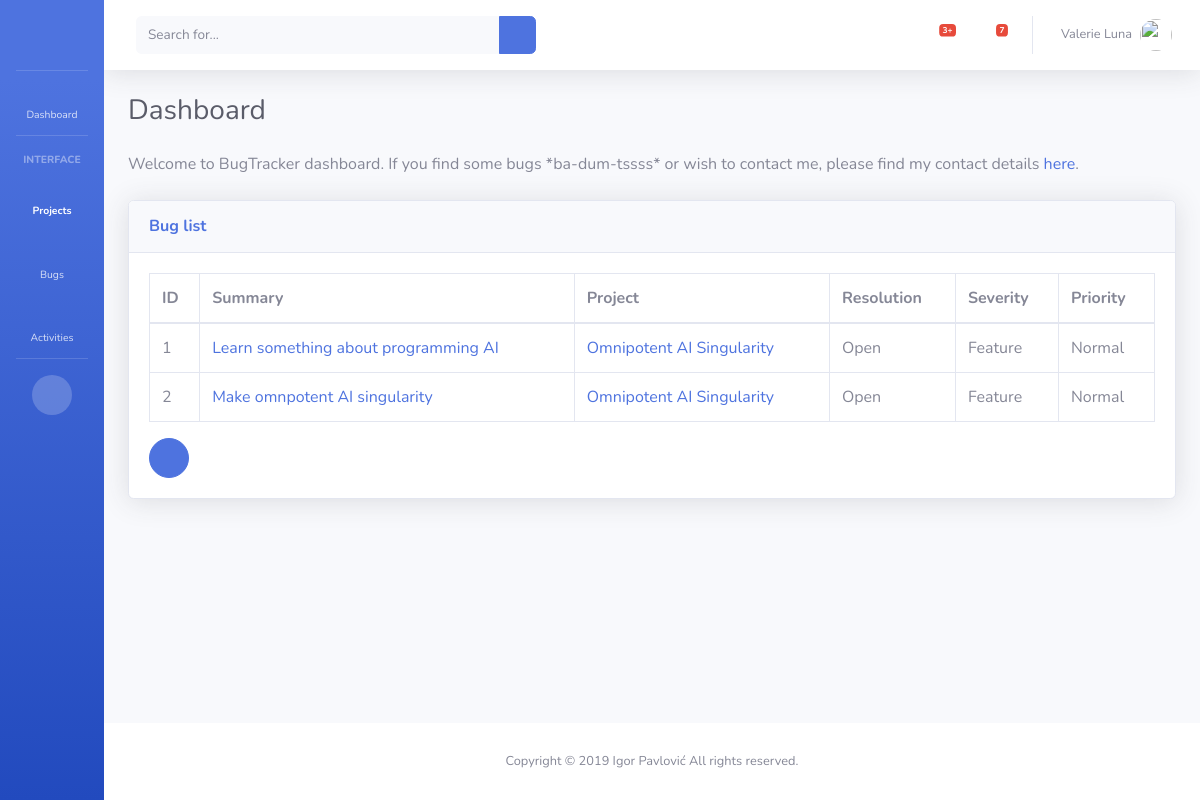
Screenshot of / (signed in) with the database file from the repository.
### bug/models.py (models this page shows, shortened)
class Bug(models.Model):
    CATEGORY = [
        ('FRONT', 'Frontend'),
        ('BACK', 'Backend'),
        ('OTHER', 'Other'),
    ]
    VIEW_STATUS = [
        ('1', 'Public'),
        ('0', 'Private'),
    ]
    PRIORITY = [
        ('0', 'None'),
        ('1', 'Low'),
        ('2', 'Normal'),
        ('3', 'High'),
        ('4', 'Urgent'),
        ('5', 'Immediate'),
    ]
    RESOLUTION = [
        ('0', 'Open'),
        ('1', 'Reopened'),
        ('2', 'Unable to reproduce'),
        ('3', 'Closed'),
        ('4', 'Suspended'),
    ]
    SEVERITY = [
        ('0', 'Feature'),
        ('1', 'Trivial'),
        ('2', 'Text'),
        ('3', 'Tweak'),
        ('4', 'Minor'),
        ('5', 'Major'),
        ('6', 'Crash'),
        ('7', 'Block'),
    ]
    category     = models.CharField(max_length=10, choices=CATEGORY, default='OTHER')
    view_status  = models.CharField(max_length=1, choices=VIEW_STATUS, default='1')
    priority     = models.CharField(max_length=1, choices=PRIORITY, default='0')
    resolution   = models.CharField(max_length=1, choices=RESOLUTION, default='0')
    severity     = models.CharField(max_length=1, choices=SEVERITY, default='0')
    created_on   = models.DateTimeField(auto_now_add=True)
    updated_on   = models.DateTimeField(auto_now=True)
    author       = models.ForeignKey(settings.AUTH_USER_MODEL, null=True, on_delete=models.SET_NULL, related_name='bugs_author')
    assigned_to  = models.ForeignKey(settings.AUTH_USER_MODEL, blank=True, null=True, on_delete=models.SET_NULL, related_name="bugs_assigned_to")
    project      = models.ForeignKey(Project, on_delete=models.CASCADE, related_name="projects")
    summary      = models.CharField(max_length=120)
    description  = models.TextField(null=True, blank=True)
    objects      = BugManager()
    def get_absolute_url(self):
        return f"/bug/{self.id}"

### project/models.py (models this page shows, shortened)
class Project(models.Model):
    name         = models.CharField(max_length=70)
    description  = models.TextField()
    author       = models.ForeignKey(settings.AUTH_USER_MODEL, null=True, on_delete=models.SET_NULL, related_name='project_authors')
    created_on   = models.DateTimeField(auto_now_add=True)
    updated_on   = models.DateTimeField(auto_now=True)
    def __str__(self):
        return f"{self.name}"
    def get_absolute_url(self):
        return f"/project/{self.id}"

### bugtracker/views.py (the view)
# urls.py: path('', home_page),
def home_page(request):
    query = Bug.objects.all()
    template = "home.html"
    context = {
                "appname_lower": "bug",
                "appname_caps": "Bug",
                "page_heading": "Dashboard",
                "page_title": "Bug list",
                "query": query,
                }
    return render(request, template, context)

### bug/models.py (called while the page is built)
    def get_queryset(self):
        return BugQuerySet(self.model, using=self._db)

### templates/home.html
{% extends "list.html" %}
{% block heading %}
    <h1 class="h3 mb-4 text-gray-800">{{ page_heading }}</h1>
    <p class="mb-4">Welcome to BugTracker dashboard. If you find some bugs *ba-dum-tssss* or wish to contact me, please find my contact details <a target="_blank" href="http://igorpavlovic.com">here</a>.</p>
{% endblock heading %}

### bug/templates/bug/list.html (shortened to what this page needs)
        <div class="table-responsive">
          <table class="table table-bordered" id="dataTable" width="100%" cellspacing="0">
            <thead>
              <tr>
                <th>ID</th>
                <th>Summary</th>
                <th>Project</th>
                <th>Resolution</th>
                <th>Severity</th>
                <th>Priority</th>
              </tr>
            </thead>
            <tbody>
              {% for object in query %}
              <tr>
                <td>{{ object.id }}</td>
                <td><a href="{{ object.get_absolute_url }}">{{ object.summary }}</a></td>
                <td><a href="{{ object.project.get_absolute_url }}">{{ object.project }}</a></td>
                <td>{{ object.get_resolution_display }}</td>
                <td>{{ object.get_severity_display }}</td>
                <td>{{ object.get_priority_display }}</td>
              </tr>
              {% endfor %}
            </tbody>
          </table>
        </div>

### rows the page displays
Bug: id "1", summary "Learn something about programming AI", project "Omnipotent AI Singularity", resolution "Open", severity "Feature", priority "Normal"
Bug: id "2", summary "Make omnpotent AI singularity", project "Omnipotent AI Singularity", resolution "Open", severity "Feature", priority "Normal"

### other values shown
{{ page_heading }} "Dashboard"
{{ page_title }} "Bug list"
